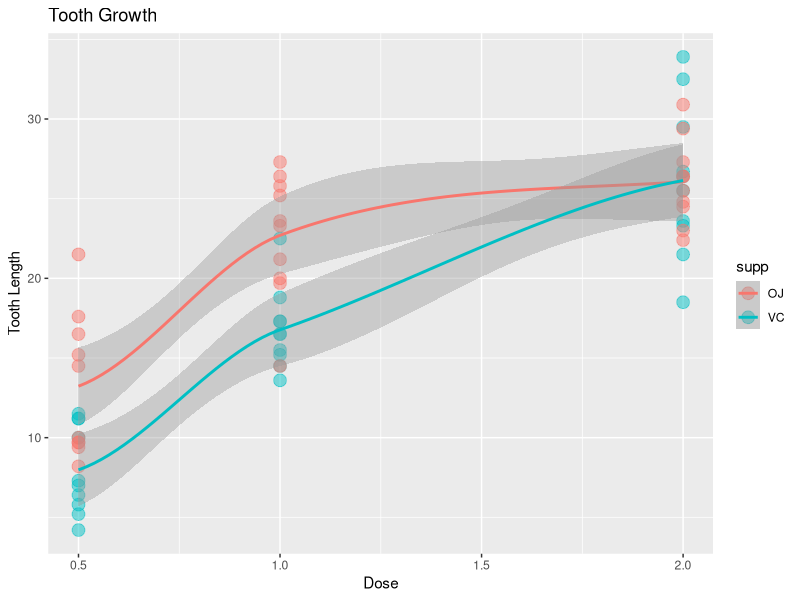

This figure's R source:
## ---- chunk 1
library(ggplot2)
data(ToothGrowth)
summary(ToothGrowth)
## ---- chunk 2
table(is.na(ToothGrowth))
## ---- chunk 3
g <- ggplot(ToothGrowth, aes(dose, len))
g + geom_point(aes(color = supp), size = 4, alpha = 1/2) + labs(title = "Tooth Growth") + labs(x ="Dose", y="Tooth Length") + geom_smooth(aes(color = supp))
## ---- chunk 4
OJ.dat = ToothGrowth[ToothGrowth$supp == "OJ",]
VC.dat = ToothGrowth[ToothGrowth$supp == "VC",]

mean.OJ = mean(OJ.dat[,"len"])
sd.OJ = sd(OJ.dat[,"len"])
length.OJ = length(OJ.dat[,1])

mean.VC = mean(VC.dat[,"len"])
sd.VC = sd(VC.dat[,"len"])
length.VC = length(VC.dat[,1])

OJ.stats = c(mean.OJ,sd.OJ,length.OJ)
VC.stats = c(mean.VC,sd.VC,length.VC)
Total = as.data.frame(OJ.stats)
Total = cbind(Total,VC.stats)
row.names(Total) = c("Mean", "Standard Deviation", "Length")
as.matrix(Total)
## ---- chunk 5
t.test(OJ.dat$len, VC.dat$len, paired = FALSE, var.equal = TRUE)
## ---- chunk 6
dat.5 = ToothGrowth[ToothGrowth$dose == 0.5,]
dat.1 = ToothGrowth[ToothGrowth$dose == 1.00,]
dat.2 = ToothGrowth[ToothGrowth$dose == 2.00,]


mean.5 = mean(dat.5[,"len"])
sd.5 = sd(dat.5[,"len"])
length.5 = length(dat.5[,1])

mean.1 = mean(VC.dat[,"len"])
sd.1 = sd(dat.1[,"len"])
length.1 = length(dat.1[,1])

mean.2 = mean(VC.dat[,"len"])
sd.2 = sd(dat.1[,"len"])
length.2 = length(dat.2[,1])

stats.5 = c(mean.5,sd.5,length.5)
stats.2 = c(mean.2,sd.2,length.2)
stats.1 = c(mean.1,sd.1,length.1)

Total = as.data.frame(stats.5)
Total = cbind(Total,stats.1,stats.2)
row.names(Total) = c("Mean", "Standard Deviation", "Length")
as.matrix(Total)
## ---- chunk 7
t.test(dat.1$len, dat.5$len, paired = FALSE, var.equal = TRUE,alternative = "greater")
## ---- chunk 8
t.test(dat.2$len, dat.1$len, paired = FALSE, var.equal = TRUE,alternative = "greater")
## ---- chunk 9
t.test(dat.2$len, dat.5$len, paired = FALSE, var.equal = TRUE,alternative = "greater")
